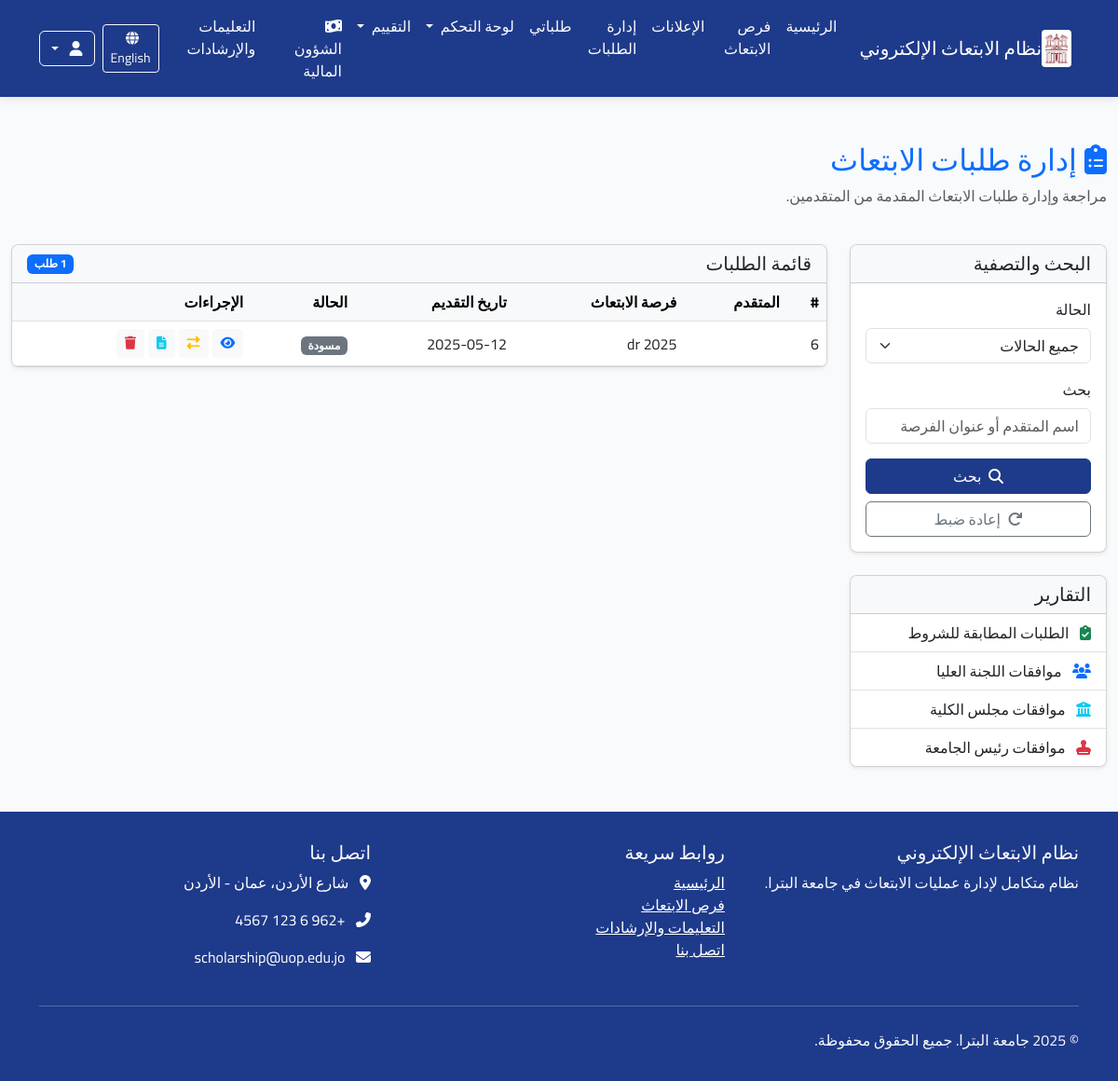
The app's page /ar/applications/ (signed in) with its own data.
### applications/models.py (models this page shows, shortened)
class Application(models.Model):
    scholarship = models.ForeignKey(Scholarship, verbose_name=_("فرصة الابتعاث"), on_delete=models.CASCADE,
                                    related_name="applications")
    applicant = models.ForeignKey(User, verbose_name=_("المتقدم"), on_delete=models.CASCADE,
                                  related_name="applications")
    status = models.ForeignKey(ApplicationStatus, verbose_name=_("حالة الطلب"), on_delete=models.PROTECT,
                               related_name="applications")
    application_date = models.DateTimeField(_("تاريخ التقديم"), auto_now_add=True)
    last_update = models.DateTimeField(_("آخر تحديث"), auto_now=True)
    motivation_letter = models.TextField(_("خطاب الدوافع"),
                                         help_text=_("اشرح لماذا تريد التقدم لهذه الفرصة وما هي أهدافك"))
    research_proposal = models.TextField(_("مقترح البحث"), blank=True, null=True,
                                         help_text=_("إذا كان الابتعاث لدراسة الدكتوراه، أرفق مقترح البحث الخاص بك"))
    comments = models.TextField(_("ملاحظات إضافية"), blank=True, null=True,
                                help_text=_("أي معلومات إضافية تود إضافتها لطلبك"))
    acceptance_letter = models.BooleanField(_("هل لديك قبول مبدئي؟"), default=False)
    acceptance_university = models.CharField(_("اسم الجامعة التي لديك قبول فيها"), max_length=200, blank=True,
                                             null=True)
    admin_notes = models.TextField(_("ملاحظات إدارية"), blank=True, null=True)
    class Meta:
        verbose_name = _("طلب ابتعاث")
        verbose_name_plural = _("طلبات الابتعاث")
        ordering = ['-application_date']
        unique_together = ['scholarship', 'applicant']  # لا يمكن للمستخدم التقديم على نفس الفرصة مرتين

class ApplicationStatus(models.Model):
    name = models.CharField(_("اسم الحالة"), max_length=100)
    description = models.TextField(_("الوصف"), blank=True, null=True)
    order = models.PositiveSmallIntegerField(_("الترتيب"), default=0)
    requires_attachment = models.BooleanField(_("تتطلب مرفقات"), default=False)
    class Meta:
        verbose_name = _("حالة الطلب")
        verbose_name_plural = _("حالات الطلبات")
        ordering = ['order']
    def __str__(self):
        return self.name

### announcements/models.py (models this page shows, shortened)
class Scholarship(models.Model):
    STATUS_CHOICES = (
        ('draft', _('مسودة')),
        ('published', _('منشور')),
        ('closed', _('مغلق')),
    )
    title = models.CharField(_("العنوان"), max_length=200)
    scholarship_type = models.ForeignKey(ScholarshipType, verbose_name=_("نوع الابتعاث"), on_delete=models.CASCADE,
                                         related_name="scholarships")
    description = models.TextField(_("الوصف"))
    requirements = models.TextField(_("المتطلبات"))
    benefits = models.TextField(_("المميزات"), blank=True, null=True)
    countries = models.CharField(_("الدول المتاحة"), max_length=255, blank=True, null=True)
    universities = models.TextField(_("الجامعات المتاحة"), blank=True, null=True)
    deadline = models.DateTimeField(_("الموعد النهائي للتقديم"))
    publication_date = models.DateTimeField(_("تاريخ النشر"), default=timezone.now)
    status = models.CharField(_("الحالة"), max_length=20, choices=STATUS_CHOICES, default='draft')
    max_applicants = models.PositiveIntegerField(_("الحد الأقصى للمتقدمين"), default=0, help_text=_("0 يعني غير محدود"))
    eligibility_criteria = models.TextField(_("معايير الأهلية"), blank=True, null=True)
    application_process = models.TextField(_("عملية التقديم"), blank=True, null=True)
    contact_info = models.TextField(_("معلومات الاتصال"), blank=True, null=True)
    attachment = models.FileField(_("مرفق"), upload_to='scholarship_attachments/', blank=True, null=True)
    created_by = models.ForeignKey(User, verbose_name=_("تم إنشاؤه بواسطة"), on_delete=models.CASCADE,
                                   related_name="created_scholarships")
    updated_at = models.DateTimeField(_("تم التحديث في"), auto_now=True)
    class Meta:
        verbose_name = _("فرصة ابتعاث")
        verbose_name_plural = _("فرص الابتعاث")
        ordering = ['-publication_date']

### applications/views.py (the view, shortened to what this page needs)
# urls.py: path('applications/', views.admin_applications_list, name='admin_applications_list'),
@login_required
@permission_required('applications.view_application')
def admin_applications_list(request):
    status_filter = request.GET.get('status')
    search_query = request.GET.get('search', '')
    applications = Application.objects.all().order_by('-application_date')
    if status_filter:
        applications = applications.filter(status_id=status_filter)
    paginator = Paginator(applications, 10)
    page = request.GET.get('page')
    applications_page = paginator.get_page(page)
    statuses = ApplicationStatus.objects.all()
    context = {
        'applications': applications_page,
        'statuses': statuses,
        'status_filter': status_filter,
        'search_query': search_query,
    }
    return render(request, 'applications/admin_applications_list.html', context)

### applications/templates/applications/admin_applications_list.html (shortened to what this page needs)
{% extends 'base.html' %}
{% load i18n %}
{% load static %}
{% block content %}
<div class="container-fluid my-5">
    <div class="row">
        <div class="col-12 mb-4">
            <h2 class="text-primary">
                <i class="fas fa-clipboard-list me-2"></i>{% trans "إدارة طلبات الابتعاث" %}
            </h2>
            <p class="text-muted">{% trans "مراجعة وإدارة طلبات الابتعاث المقدمة من المتقدمين." %}</p>
        </div>
        <div class="col-md-3">
            <div class="card shadow-sm mb-4">
                <div class="card-header bg-light">
                    <h5 class="mb-0">{% trans "البحث والتصفية" %}</h5>
                </div>
                <div class="card-body">
                    <form method="get" id="filterForm">
                        <div class="mb-3">
                            <label for="status" class="form-label">{% trans "الحالة" %}</label>
                            <select name="status" id="status" class="form-select">
                                <option value="">{% trans "جميع الحالات" %}</option>
                            </select>
                        </div>
                        <div class="mb-3">
                            <label for="search" class="form-label">{% trans "بحث" %}</label>
                            <input type="text" name="search" id="search" class="form-control" placeholder="{% trans 'اسم المتقدم أو عنوان الفرصة' %}" value="{{ search_query }}">
                        </div>
                        <div class="d-grid gap-2">
                            <button type="submit" class="btn btn-primary">
                                <i class="fas fa-search me-1"></i> {% trans "بحث" %}
                            </button>
                            <button type="button" id="resetFilter" class="btn btn-outline-secondary">
                                <i class="fas fa-redo me-1"></i> {% trans "إعادة ضبط" %}
                            </button>
                        </div>
                    </form>
                </div>
            </div>
            <div class="card shadow-sm">
                <div class="card-header bg-light">
                    <h5 class="mb-0">{% trans "التقارير" %}</h5>
                </div>
                <div class="card-body p-0">
                    <div class="list-group list-group-flush">
                        <a href="{% url 'applications:requirements_report' %}" class="list-group-item list-group-item-action">
                            <i class="fas fa-clipboard-check me-2 text-success"></i> {% trans "الطلبات المطابقة للشروط" %}
                        </a>
                        <a href="{% url 'applications:higher_committee_report' %}" class="list-group-item list-group-item-action">
                            <i class="fas fa-users me-2 text-primary"></i> {% trans "موافقات اللجنة العليا" %}
                        </a>
                        <a href="{% url 'applications:faculty_council_report' %}" class="list-group-item list-group-item-action">
                            <i class="fas fa-university me-2 text-info"></i> {% trans "موافقات مجلس الكلية" %}
                        </a>
                        <a href="{% url 'applications:president_report' %}" class="list-group-item list-group-item-action">
                            <i class="fas fa-stamp me-2 text-danger"></i> {% trans "موافقات رئيس الجامعة" %}
                        </a>
                    </div>
                </div>
            </div>
        </div>
        <div class="col-md-9">
            <div class="card shadow-sm">
                <div class="card-header bg-light d-flex justify-content-between align-items-center">
                    <h5 class="mb-0">{% trans "قائمة الطلبات" %}</h5>
                    <span class="badge bg-primary">{{ applications.paginator.count }} {% trans "طلب" %}</span>
                </div>
                <div class="card-body p-0">
                    <div class="table-responsive">
                        <table class="table table-hover align-middle mb-0">
                            <thead class="table-light">
                                <tr>
                                    <th scope="col">#</th>
                                    <th scope="col">{% trans "المتقدم" %}</th>
                                    <th scope="col">{% trans "فرصة الابتعاث" %}</th>
                                    <th scope="col">{% trans "تاريخ التقديم" %}</th>
                                    <th scope="col">{% trans "الحالة" %}</th>
                                    <th scope="col">{% trans "الإجراءات" %}</th>
                                </tr>
                            </thead>
                            <tbody>
                                {% for application in applications %}
                                <tr>
                                    <td>{{ application.id }}</td>
                                    <td>{{ application.applicant.get_full_name }}</td>
                                    <td>{{ application.scholarship.title }}</td>
                                    <td>{{ application.application_date|date:"Y-m-d" }}</td>
                                    <td>
                                        {% if application.status.order == 1 %}
                                            <span class="badge bg-secondary">{{ application.status }}</span>
                                        {% elif application.status.order == 2 %}
                                            <span class="badge bg-info">{{ application.status }}</span>
                                        {% elif application.status.order == 3 %}
                                            <span class="badge bg-success">{{ application.status }}</span>
                                        {% elif application.status.order == 4 %}
                                            <span class="badge bg-danger">{{ application.status }}</span>
                                        {% elif application.status.order == 5 %}
                                            <span class="badge bg-primary">{{ application.status }}</span>
                                        {% elif application.status.order == 6 %}
                                            <span class="badge bg-danger">{{ application.status }}</span>
                                        {% elif application.status.order == 7 %}
                                            <span class="badge bg-primary">{{ application.status }}</span>
                                        {% elif application.status.order == 8 %}
                                            <span class="badge bg-danger">{{ application.status }}</span>
                                        {% elif application.status.order == 9 %}
                                            <span class="badge bg-success">{{ application.status }}</span>
                                        {% elif application.status.order == 10 %}
                                            <span class="badge bg-danger">{{ application.status }}</span>
                                        {% else %}
                                            <span class="badge bg-secondary">{{ application.status }}</span>
                                        {% endif %}
                                    </td>
                                    <td>
                                        <div class="d-flex flex-wrap gap-1">
                                            <a href="{% url 'applications:application_detail' application.id %}" class="btn btn-sm btn-light" data-bs-toggle="tooltip" title="{% trans 'عرض التفاصيل' %}">
                                                <i class="fas fa-eye text-primary"></i>
                                            </a>
                                            {% if application.status.order == 2 %}
                                            <a href="{% url 'applications:check_requirements' application.id %}" class="btn btn-sm btn-light" data-bs-toggle="tooltip" title="{% trans 'مطابقة الشروط' %}">
                                                <i class="fas fa-clipboard-check text-success"></i>
                                            </a>
                                            {% elif application.status.order == 3 %}
                                            <a href="{% url 'applications:higher_committee_approval' application.id %}" class="btn btn-sm btn-light" data-bs-toggle="tooltip" title="{% trans 'موافقة اللجنة العليا' %}">
                                                <i class="fas fa-users text-primary"></i>
                                            </a>
                                            {% elif application.status.order == 5 %}
                                            <a href="{% url 'applications:faculty_council_approval' application.id %}" class="btn btn-sm btn-light" data-bs-toggle="tooltip" title="{% trans 'موافقة مجلس الكلية' %}">
                                                <i class="fas fa-university text-info"></i>
                                            </a>
                                            {% elif application.status.order == 7 %}
                                            <a href="{% url 'applications:president_approval' application.id %}" class="btn btn-sm btn-light" data-bs-toggle="tooltip" title="{% trans 'موافقة رئيس الجامعة' %}">
                                                <i class="fas fa-stamp text-danger"></i>
                                            </a>
                                            {% else %}
                                            <a href="{% url 'applications:change_status' application.id %}" class="btn btn-sm btn-light" data-bs-toggle="tooltip" title="{% trans 'تغيير الحالة' %}">
                                                <i class="fas fa-exchange-alt text-warning"></i>
                                            </a>
                                            {% endif %}
                                            <a href="{% url 'applications:application_full_report' application.id %}" class="btn btn-sm btn-light" data-bs-toggle="tooltip" title="{% trans 'تقرير كامل' %}">
                                                <i class="fas fa-file-alt text-info"></i>
                                            </a>
                                            <a href="{% url 'applications:delete_application' application.id %}" class="btn btn-sm btn-light" data-bs-toggle="tooltip" title="{% trans 'حذف الطلب' %}">
                                                <i class="fas fa-trash text-danger"></i>
                                            </a>
                                        </div>
                                    </td>
                                </tr>
                                {% endfor %}
                            </tbody>
                        </table>
                    </div>
                </div>
            </div>
        </div>
    </div>
</div>
{% endblock %}

### records on screen
Application: id "6", scholarship "dr 2025", application_date "2025-05-12", status "مسودة"

### other values on screen
{{ applications.paginator.count }} "1"
